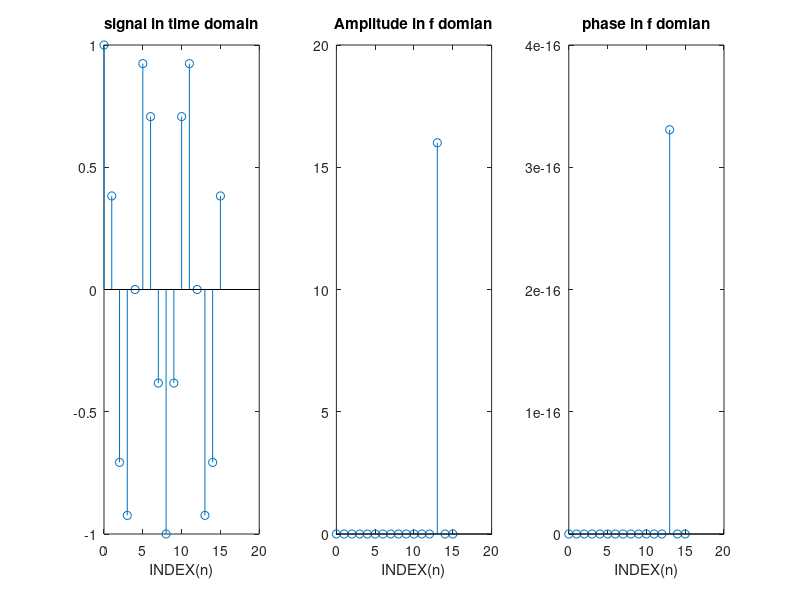
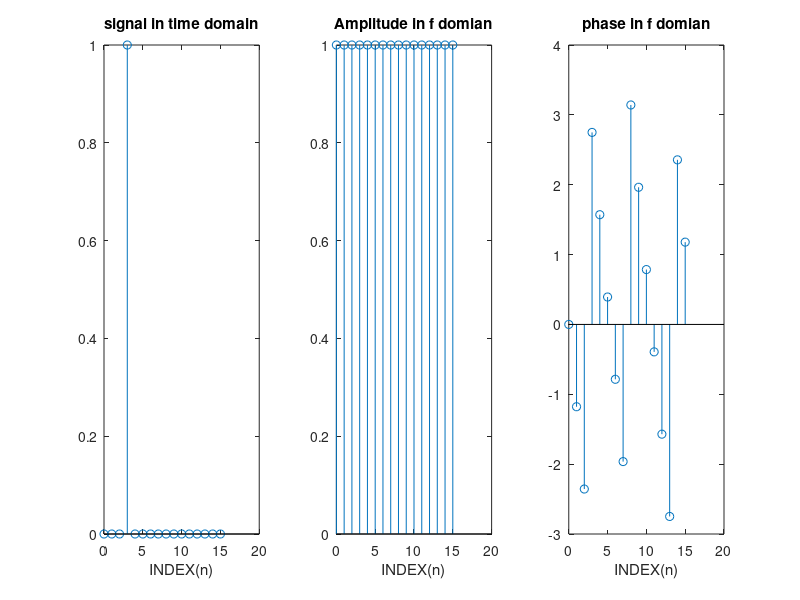
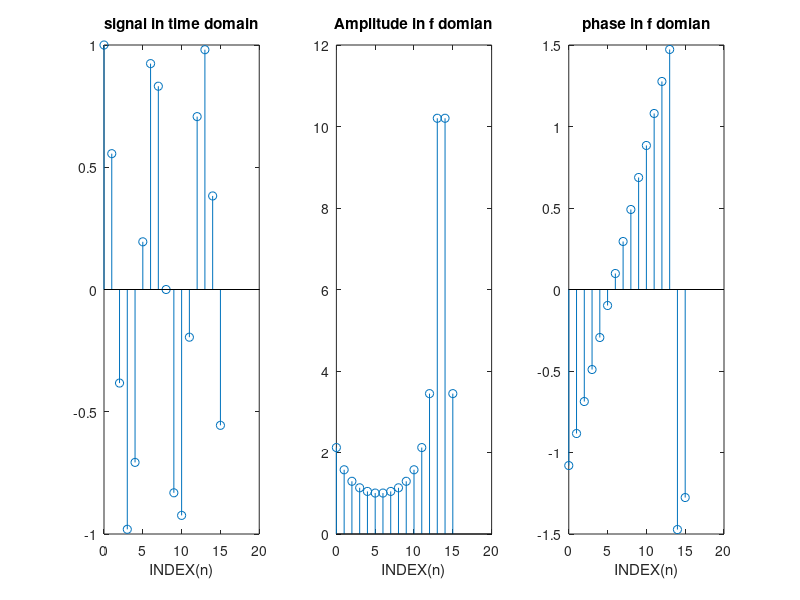

The MATLAB source for these figures, in order:
N=16;
n=0:N-1;
w=6*pi/N;
c=exp(-1j*w*n);
C=fft(c);

c1=[zeros(1,3),1,zeros(1,12)];
C1=fft(c1);


w2=5*pi/N;
c2=exp(-1j*w2*n);
C2=fft(c2);


figure,subplot(131);stem(n,real(c));title('signal in time domain');xlabel('INDEX(n)');
subplot(132);stem(n,abs(C));title('Amplitude in f domian');xlabel('INDEX(n)');
subplot(133);stem(n,angle(C).*(abs(C)>0.01));title('phase in f domian');xlabel('INDEX(n)');

figure,subplot(131);stem(n,real(c1));title('signal in time domain');xlabel('INDEX(n)');
subplot(132);stem(n,abs(C1));title('Amplitude in f domian');xlabel('INDEX(n)');
subplot(133);stem(n,angle(C1).*(abs(C1)>0.01));title('phase in f domian');xlabel('INDEX(n)');

figure,subplot(131);stem(n,real(c2));title('signal in time domain');xlabel('INDEX(n)');
subplot(132);stem(n,abs(C2));title('Amplitude in f domian');xlabel('INDEX(n)');
subplot(133);stem(n,angle(C2).*(abs(C2)>0.01));title('phase in f domian');xlabel('INDEX(n)');



